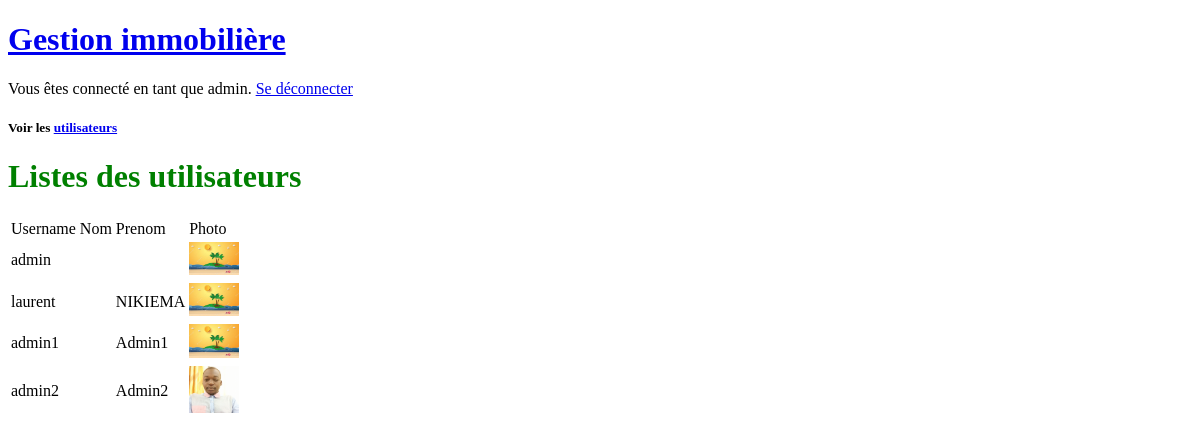
The app's page /users/ (signed in), older data.
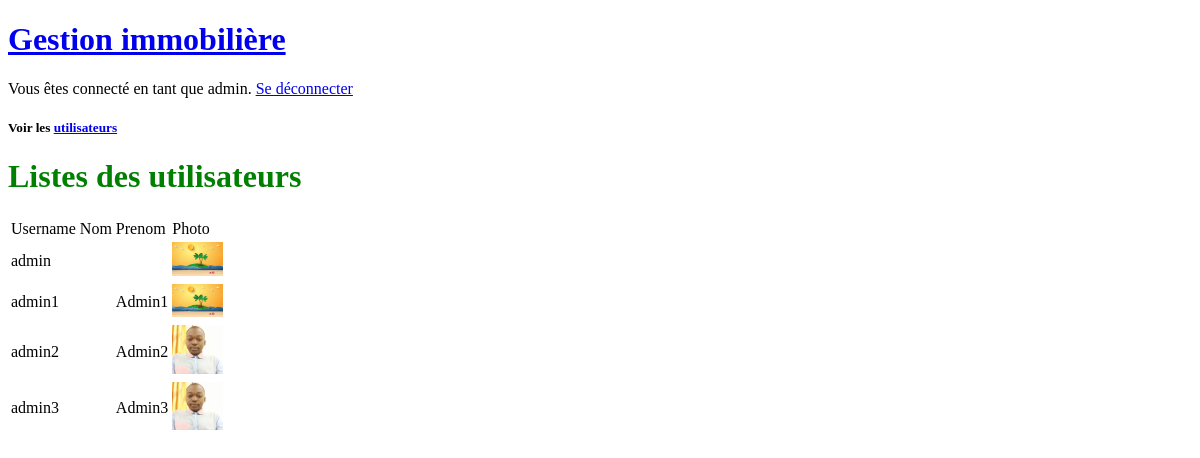
The same page, newer data.
### account/models.py (models this page shows, shortened)
class User(AbstractUser):
    ADMIN = 'ADMIN'
    CUSTOMER = 'CUSTOMER'
    ROLE = [(ADMIN, 'Admin'),(CUSTOMER, 'Customer'),]
    profile_photo = models.ImageField(upload_to='uploads_images/', verbose_name='Photo de profil', null=True, blank=True, default='uploads_images/img.png')
    role = models.CharField(max_length=30, choices=ROLE, verbose_name='Rôle', null=True, blank=True)

### account/views.py (the view)
# urls.py: path('users/', views.users, name='users'),
def users(request):
    user_all = User.objects.all()
    return render(request, 'account/users.html', {"user_all":user_all})

### account/templates/account/users.html
{% extends 'base.html' %}
  {% block content %}
        <h1>
          Listes des utilisateurs
        </h1>
  <table>
    <tr>
      <td>Username</td>
      <td>Nom</td>
      <td>Prenom</td>
      <td>Photo</td>
    </tr>
    {% for user_sigle in user_all %}
    <tr>
      <td>{{user_sigle.username}}</td>
      <td>{{user_sigle.name}}</td>
      <td>{{user_sigle.first_name}}</td>
      <td><img src="{{user_sigle.profile_photo.url}}" alt="photo de profile" style="width: 5%; height: 5%"></td>
    </tr>
    {% endfor %}
  </table>
  {% endblock content %}

### templates/base.html (shortened to what this page needs)
{% load static %}
<!DOCTYPE html>
<html>
    <head>
        <link rel="stylesheet" href="{% static 'css/styles.css' %}">
    </head>
    <body>
        {%  if user.is_authenticated %}
        <h1><a href="{% url 'index' %}">Gestion immobilière</a></h1>
                  <p>Vous êtes connecté en tant que {{ request.user }}.
                    <a href="{% url 'logout' %}">Se déconnecter</a>
                    <h5>Voir les <a href="{% url 'users' %}">utilisateurs</a></h5>
                  </p>
        {% endif %}
    {% block content %}
    {% endblock content %}
    </body>
</html>

### ibam/static/css/styles.css (style rules this page uses)
h1 { color: green; }

Row changes from the older to the newer data that the page shows:
removed User: username "laurent", first_name "NIKIEMA", profile_photo (picture)
added User: username "admin3", first_name "Admin3", profile_photo (picture)
